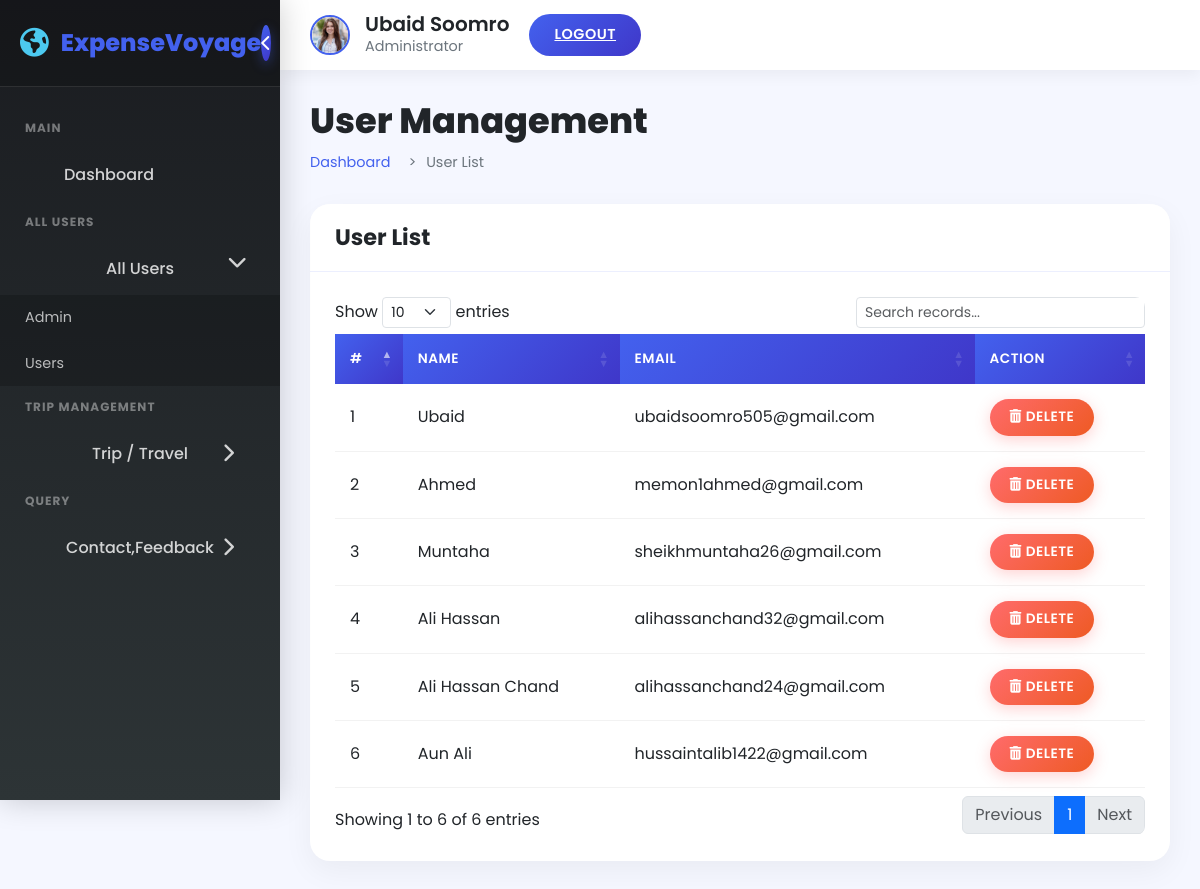
Screenshot of /admin/userlist.php (signed in) with the database file from the repository.
### tables this page shows
CREATE TABLE `user` (
  `id` int(11) NOT NULL,
  `name` varchar(255) NOT NULL,
  `email` varchar(255) NOT NULL,
  `password` varchar(255) NOT NULL,
  `profile_image` varchar(255) DEFAULT NULL,
  `is_verified` tinyint(1) DEFAULT 0,
  `verification_token` varchar(255) DEFAULT NULL,
  `token_expiry` datetime DEFAULT NULL,
  `token` varchar(255) DEFAULT NULL,
  `reset_token` varchar(255) DEFAULT NULL,
  `user_image` varchar(255) DEFAULT NULL
);

### admin/userlist.php (the view, shortened to what this page needs)
<?php
require("config.php");
?>
<!DOCTYPE html>
<html lang="en">
<head>
    <link rel="stylesheet" href="https://cdnjs.cloudflare.com/ajax/libs/font-awesome/6.4.0/css/all.min.css">
    <link rel="stylesheet" href="https://cdn.jsdelivr.net/npm/bootstrap@5.3.0/dist/css/bootstrap.min.css">
    <link rel="stylesheet" href="https://cdn.datatables.net/1.13.6/css/dataTables.bootstrap5.min.css">
    <link rel="stylesheet" href="https://cdn.datatables.net/responsive/2.5.0/css/responsive.bootstrap5.min.css">
</head>
<body>
    <div class="dashboard-wrapper">
        <aside class="sidebar" id="sidebar">
            <div class="sidebar-header">
                <a href="dashboard.php" class="sidebar-logo">
                    <i class="fas fa-globe-americas"></i>
                    <span>Expense<span>Voyage</span></span>
                </a>
                <button class="sidebar-toggle" id="sidebarToggle">
                    <i class="fas fa-chevron-left"></i>
                </button>
            </div>
            <div class="sidebar-menu">
                <ul>
                    <li class="menu-title">
                        <span>Main</span>
                    </li>
                    <li>
                        <a href="dashboard.php"><i class="fe fe-home"></i> <span>Dashboard</span></a>
                    </li>
                    <li class="menu-title">
                        <span>All Users</span>
                    </li>
                    <li class="submenu open">
                        <a href="#"><i class="fe fe-user"></i> <span> All Users </span> <span class="menu-arrow"><i class="fas fa-chevron-right"></i></span></a>
                        <ul>
                            <li><a href="adminlist.php"> Admin </a></li>
                            <li><a href="userlist.php" class="active"> Users </a></li>
                        </ul>
                    </li>
                    <li class="menu-title">
                        <span>Trip Management</span>
                    </li>
                    <li class="submenu">
                        <a href="#"><i class="fe fe-map"></i> <span> Trip / Travel</span> <span class="menu-arrow"><i class="fas fa-chevron-right"></i></span></a>
                    </li>
                    <li class="menu-title">
                        <span>Query</span>
                    </li>
                    <li class="submenu">
                        <a href="#"><i class="fe fe-comment"></i> <span> Contact,Feedback </span> <span class="menu-arrow"><i class="fas fa-chevron-right"></i></span></a>
                    </li>
                </ul>
            </div>
        </aside>
        <div class="main-content" id="mainContent">
            <header class="top-header">
                <div class="header-user">
                    <img src="../img/Aliza.jpg" alt="Admin">
                    <div class="header-user-info">
                        <h5><?php echo htmlspecialchars($_SESSION['auser']); ?></h5>
                        <p>Administrator</p>
                    </div>
                    <a href="logout.php" class="logout-btn">Logout</a>
                </div>
            </header>
            <div class="dashboard-content">
                <div class="page-header">
                    <h1>User Management</h1>
                    <nav aria-label="breadcrumb">
                        <ol class="breadcrumb">
                            <li class="breadcrumb-item"><a href="dashboard.php">Dashboard</a></li>
                            <li class="breadcrumb-item active">User List</li>
                        </ol>
                    </nav>
                </div>
                <div class="row">
                    <div class="col-12">
                        <div class="card">
                            <div class="card-header">
                                <h4 class="card-title">User List</h4>
                            </div>
                            <div class="card-body">
                                <div class="table-responsive">
                                    <table id="basic-datatable" class="table table-hover">
                                        <thead>
                                            <tr>
                                                <th>#</th>
                                                <th>Name</th>
                                                <th>Email</th>
                                                <th>Action</th>
                                            </tr>
                                        </thead>
                                        <tbody>
                                            <?php
        $query = mysqli_query($con, "SELECT * FROM user");
        $cnt = 1;
        while ($row = mysqli_fetch_row($query)) {
    ?>
                                            <tr>
                                                <td><?php echo $cnt; ?></td>
                                                <td><?php echo htmlspecialchars($row[1]); ?></td>
                                                <td><?php echo htmlspecialchars($row[2]); ?></td>
                                                <td>
                                                    <a href="userdelete.php?id=<?php echo $row[0]; ?>" class="btn btn-danger btn-sm" onclick="return confirm('Are you sure you want to delete this user?');">
                                                        <i class="fas fa-trash-alt"></i> Delete
                                                    </a>
                                                </td>
                                            </tr>
                                            <?php
            $cnt++;
        }
    ?>
                                        </tbody>
                                    </table>
                                </div>
                            </div>
                        </div>
                    </div>
                </div>
            </div>
        </div>
    </div>
</body>
</html>

### rows the page displays
user: name "Ubaid", email "ubaidsoomro505@gmail.com"
user: name "Ahmed", email "memon1ahmed@gmail.com"
user: name "Muntaha", email "sheikhmuntaha26@gmail.com"
user: name "Ali Hassan", email "alihassanchand32@gmail.com"
user: name "Ali Hassan Chand", email "alihassanchand24@gmail.com"
user: name "Aun Ali", email "hussaintalib1422@gmail.com"

### other values shown
$_SESSION['auser'] "Ubaid Soomro"
